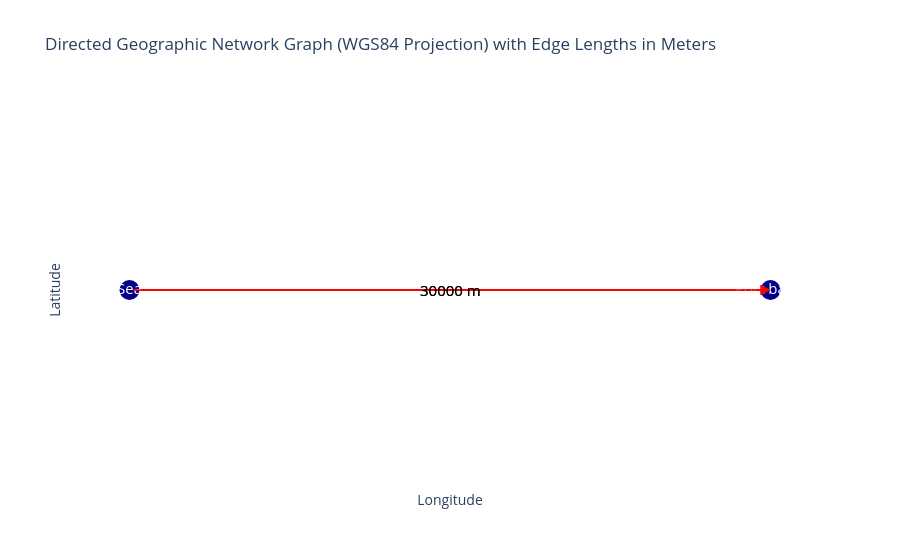

Notebook code for this chart:
### Code cell
plot_graph(graph)

### Figure 1 — Plotly figure (JSON) as saved in the notebook; plotly's stock layout.template omitted (floating-point values rounded to 4 significant figures)
{"data": [{"hoverinfo": "none", "line": {"color": "red", "width": 2}, "mode": "lines", "type": "scatter", "x": [0, 0.2695], "y": [0, 0]}, {"hoverinfo": "none", "line": {"color": "red", "width": 2}, "mode": "lines", "type": "scatter", "x": [0, 0.2695], "y": [0, 0]}, {"hoverinfo": "text", "marker": {"color": "darkblue", "size": 20}, "mode": "markers+text", "text": ["Sea", "Port basin"], "textfont": {"color": "white", "size": 15}, "textposition": "middle center", "type": "scatter", "x": [0, 0.2695], "y": [0, 0]}], "layout": {"annotations": [{"arrowcolor": "red", "arrowhead": 2, "arrowsize": 2, "arrowwidth": 1, "ax": 0, "axref": "x", "ay": 0, "ayref": "y", "showarrow": true, "x": 0.2695, "xref": "x", "y": 0, "yref": "y"}, {"arrowcolor": "red", "arrowhead": 2, "arrowsize": 2, "arrowwidth": 1, "ax": 0, "axref": "x", "ay": 0, "ayref": "y", "showarrow": true, "x": 0.2695, "xref": "x", "y": 0, "yref": "y"}, {"font": {"color": "black", "size": 15}, "showarrow": false, "text": "30000 m", "x": 0.1347, "y": 0}, {"font": {"color": "black", "size": 15}, "showarrow": false, "text": "30000 m", "x": 0.1347, "y": 0}], "plot_bgcolor": "white", "showlegend": false, "title": {"text": "Directed Geographic Network Graph (WGS84 Projection) with Edge Lengths in Meters"}, "xaxis": {"showgrid": false, "showticklabels": false, "title": {"text": "Longitude"}, "zeroline": false}, "yaxis": {"showgrid": false, "showticklabels": false, "title": {"text": "Latitude"}, "zeroline": false}}}
